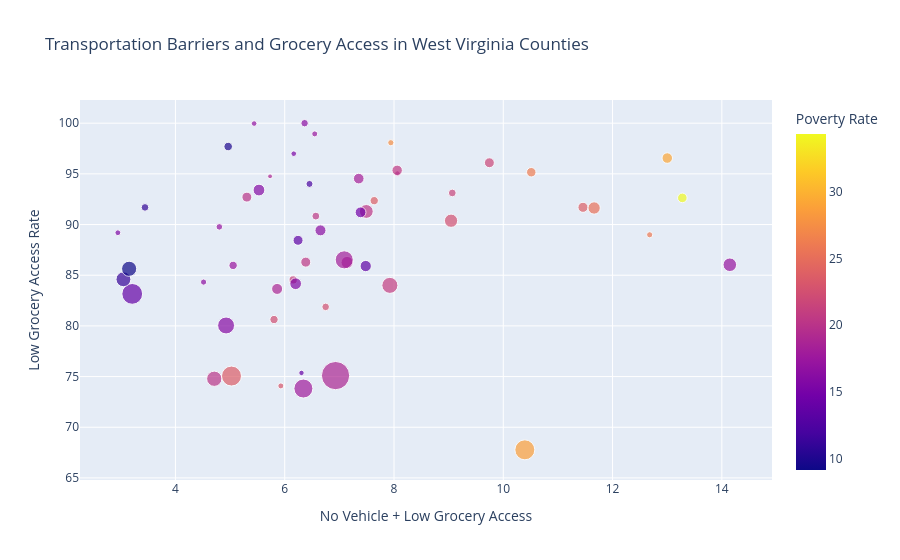

Write notebook code for a chart like this one.
### Code cell
fig = px.scatter(
    wv_county,
    x="NoVehicle_LowAccess",
    y="LowAccessRate",
    size="Population",
    hover_name="County",
    color="PovertyRate",
    title="Transportation Barriers and Grocery Access in West Virginia Counties",
    labels={
        "NoVehicle_LowAccess": "No Vehicle + Low Grocery Access",
        "LowAccessRate": "Low Grocery Access Rate",
        "PovertyRate": "Poverty Rate"
    }
)

fig.show()

### Figure 1 — Plotly figure (JSON) as saved in the notebook; plotly's stock layout.template omitted (floating-point values rounded to 4 significant figures)
{"data": [{"hovertemplate": "<b>%{hovertext}</b><br><br>No Vehicle + Low Grocery Access=%{x}<br>Low Grocery Access Rate=%{y}<br>Population=%{marker.size}<br>Poverty Rate=%{marker.color}<extra></extra>", "hovertext": ["Barbour County", "Berkeley County", "Boone County", "Braxton County", "Brooke County", "Cabell County", "Calhoun County", "Clay County", "Doddridge County", "Fayette County", "Gilmer County", "Grant County", "Greenbrier County", "Hampshire County", "Hancock County", "Hardy County", "Harrison County", "Jackson County", "Jefferson County", "Kanawha County", "Lewis County", "Lincoln County", "Logan County", "Marion County", "Marshall County", "Mason County", "McDowell County", "Mercer County", "Mineral County", "Mingo County", "Monongalia County", "Monroe County", "Morgan County", "Nicholas County", "Ohio County", "Pendleton County", "Pleasants County", "Pocahontas County", "Preston County", "Putnam County", "Raleigh County", "Randolph County", "Ritchie County", "Roane County", "Summers County", "Taylor County", "Tucker County", "Tyler County", "Upshur County", "Wayne County", "Webster County", "Wetzel County", "Wirt County", "Wood County", "Wyoming County"], "legendgroup": "", "marker": {"color": [23.72, 13.88, 23.69, 21.52, 13.57, 28.74, 18.57, 27.51, 15.71, 20.37, 23.14, 12.12, 18.7, 20.06, 13.46, 10.93, 16.08, 16.4, 11.16, 18.89, 21.37, 26.14, 25.23, 20.12, 15.83, 18.27, 34.31, 20.93, 14.76, 29.17, 23.62, 16.32, 9.909, 20.49, 17.24, 16.86, 15.36, 17.49, 15.98, 9.159, 18.15, 18.84, 17.12, 20.44, 22.52, 17.43, 14.0, 16.55, 20.43, 22.5, 25.94, 22.45, 18.86, 17.89, 21.74], "coloraxis": "coloraxis", "size": [16589, 104169, 24629, 14523, 24069, 96319, 7627, 9386, 8202, 46039, 8693, 11937, 35480, 23964, 30676, 14025, 69099, 29211, 53498, 193063, 16372, 21720, 36743, 56418, 33107, 27324, 22113, 62264, 28212, 26839, 96189, 13502, 17541, 26233, 44443, 7695, 7605, 8719, 33520, 55486, 78859, 29405, 10449, 14926, 13927, 16895, 7141, 9208, 24254, 42481, 9154, 16583, 5717, 86956, 23796], "sizemode": "area", "sizeref": 482.7, "symbol": "circle"}, "mode": "markers", "name": "", "orientation": "v", "showlegend": false, "type": "scatter", "x": [7.638, 3.209, 11.46, 9.067, 6.244, 10.39, 8.063, 7.942, 2.946, 7.493, 5.929, 6.453, 7.141, 5.308, 7.483, 3.443, 4.927, 6.654, 3.048, 6.93, 6.155, 10.51, 11.66, 4.711, 6.2, 7.355, 13.28, 7.924, 7.388, 13.0, 5.026, 6.364, 4.965, 8.058, 14.15, 5.44, 6.165, 6.55, 5.529, 3.153, 7.089, 5.861, 4.804, 6.57, 6.749, 5.056, 6.307, 4.515, 6.385, 9.044, 12.68, 5.804, 5.732, 6.342, 9.746], "xaxis": "x", "y": [92.35, 83.16, 91.7, 93.12, 88.44, 67.77, 95.03, 98.07, 89.19, 91.29, 74.08, 94.01, 86.25, 92.71, 85.91, 91.69, 80.04, 89.43, 84.6, 75.1, 84.54, 95.16, 91.63, 74.78, 84.16, 94.53, 92.63, 84.0, 91.21, 96.56, 75.05, 100.0, 97.7, 95.35, 86.03, 99.96, 96.99, 98.94, 93.4, 85.63, 86.52, 83.65, 89.77, 90.83, 81.88, 85.97, 75.36, 84.32, 86.29, 90.38, 88.99, 80.63, 94.76, 73.82, 96.1], "yaxis": "y"}], "layout": {"coloraxis": {"colorbar": {"title": {"text": "Poverty Rate"}}, "colorscale": [[0, "#0d0887"], [0.1111, "#46039f"], [0.2222, "#7201a8"], [0.3333, "#9c179e"], [0.4444, "#bd3786"], [0.5556, "#d8576b"], [0.6667, "#ed7953"], [0.7778, "#fb9f3a"], [0.8889, "#fdca26"], [1, "#f0f921"]]}, "legend": {"itemsizing": "constant", "tracegroupgap": 0}, "title": {"text": "Transportation Barriers and Grocery Access in West Virginia Counties"}, "xaxis": {"anchor": "y", "domain": [0, 1], "title": {"text": "No Vehicle + Low Grocery Access"}}, "yaxis": {"anchor": "x", "domain": [0, 1], "title": {"text": "Low Grocery Access Rate"}}}}
